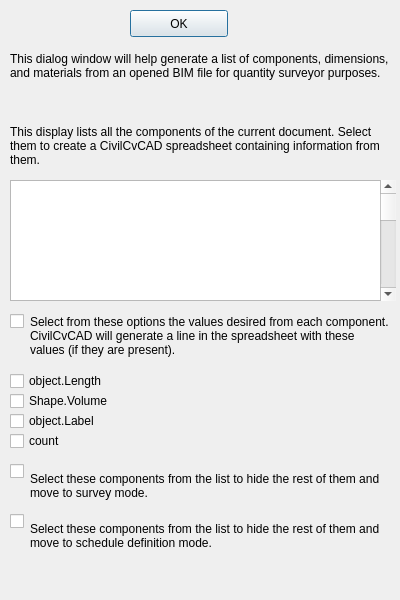
<?xml version="1.0" encoding="UTF-8"?>
<ui version="4.0">
 <class>Dialog</class>
 <widget class="QDialog" name="Dialog">
  <property name="geometry">
   <rect>
    <x>0</x>
    <y>0</y>
    <width>400</width>
    <height>600</height>
   </rect>
  </property>
  <property name="windowTitle">
   <string>Dialog</string>
  </property>
  <widget class="QPushButton" name="pushButton">
   <property name="geometry">
    <rect>
     <x>130</x>
     <y>10</y>
     <width>98</width>
     <height>27</height>
    </rect>
   </property>
   <property name="text">
    <string>OK</string>
   </property>
  </widget>
  <widget class="QListView" name="listView">
   <property name="geometry">
    <rect>
     <x>10</x>
     <y>180</y>
     <width>381</width>
     <height>121</height>
    </rect>
   </property>
  </widget>
  <widget class="QScrollBar" name="verticalScrollBar">
   <property name="geometry">
    <rect>
     <x>380</x>
     <y>180</y>
     <width>16</width>
     <height>121</height>
    </rect>
   </property>
   <property name="orientation">
    <enum>Qt::Vertical</enum>
   </property>
  </widget>
  <widget class="QLabel" name="label_2">
   <property name="geometry">
    <rect>
     <x>10</x>
     <y>120</y>
     <width>381</width>
     <height>51</height>
    </rect>
   </property>
   <property name="text">
    <string>This display lists all the components of the current document. Select them to create a CivilCvCAD spreadsheet containing information from them.</string>
   </property>
   <property name="wordWrap">
    <bool>true</bool>
   </property>
  </widget>
  <widget class="QLabel" name="label_3">
   <property name="geometry">
    <rect>
     <x>10</x>
     <y>40</y>
     <width>381</width>
     <height>51</height>
    </rect>
   </property>
   <property name="text">
    <string>This dialog window will help generate a list of components, dimensions, and materials from an opened BIM file for quantity surveyor purposes.</string>
   </property>
   <property name="wordWrap">
    <bool>true</bool>
   </property>
  </widget>
  <widget class="QLabel" name="label_4">
   <property name="geometry">
    <rect>
     <x>30</x>
     <y>310</y>
     <width>361</width>
     <height>51</height>
    </rect>
   </property>
   <property name="text">
    <string>Select from these options the values desired from each component. CivilCvCAD will generate a line in the spreadsheet with these values (if they are present).</string>
   </property>
   <property name="wordWrap">
    <bool>true</bool>
   </property>
  </widget>
  <widget class="QCheckBox" name="checkBox">
   <property name="geometry">
    <rect>
     <x>10</x>
     <y>370</y>
     <width>121</width>
     <height>22</height>
    </rect>
   </property>
   <property name="text">
    <string>object.Length</string>
   </property>
  </widget>
  <widget class="QCheckBox" name="checkBox_2">
   <property name="geometry">
    <rect>
     <x>10</x>
     <y>390</y>
     <width>121</width>
     <height>22</height>
    </rect>
   </property>
   <property name="text">
    <string>Shape.Volume</string>
   </property>
  </widget>
  <widget class="QCheckBox" name="checkBox_3">
   <property name="geometry">
    <rect>
     <x>10</x>
     <y>410</y>
     <width>121</width>
     <height>22</height>
    </rect>
   </property>
   <property name="text">
    <string>object.Label</string>
   </property>
  </widget>
  <widget class="QCheckBox" name="checkBox_4">
   <property name="geometry">
    <rect>
     <x>10</x>
     <y>430</y>
     <width>121</width>
     <height>22</height>
    </rect>
   </property>
   <property name="text">
    <string>count</string>
   </property>
  </widget>
  <widget class="QCheckBox" name="checkBox_5">
   <property name="geometry">
    <rect>
     <x>10</x>
     <y>310</y>
     <width>121</width>
     <height>22</height>
    </rect>
   </property>
   <property name="text">
    <string/>
   </property>
  </widget>
  <widget class="QLabel" name="label_5">
   <property name="geometry">
    <rect>
     <x>30</x>
     <y>460</y>
     <width>361</width>
     <height>51</height>
    </rect>
   </property>
   <property name="text">
    <string>Select these components from the list to hide the rest of them and move to survey mode.</string>
   </property>
   <property name="wordWrap">
    <bool>true</bool>
   </property>
  </widget>
  <widget class="QCheckBox" name="checkBox_6">
   <property name="geometry">
    <rect>
     <x>10</x>
     <y>460</y>
     <width>121</width>
     <height>22</height>
    </rect>
   </property>
   <property name="text">
    <string/>
   </property>
  </widget>
  <widget class="QCheckBox" name="checkBox_7">
   <property name="geometry">
    <rect>
     <x>10</x>
     <y>510</y>
     <width>121</width>
     <height>22</height>
    </rect>
   </property>
   <property name="text">
    <string/>
   </property>
  </widget>
  <widget class="QLabel" name="label_6">
   <property name="geometry">
    <rect>
     <x>30</x>
     <y>510</y>
     <width>361</width>
     <height>51</height>
    </rect>
   </property>
   <property name="text">
    <string>Select these components from the list to hide the rest of them and move to schedule definition mode.</string>
   </property>
   <property name="wordWrap">
    <bool>true</bool>
   </property>
  </widget>
 </widget>
 <resources/>
 <connections/>
</ui>
